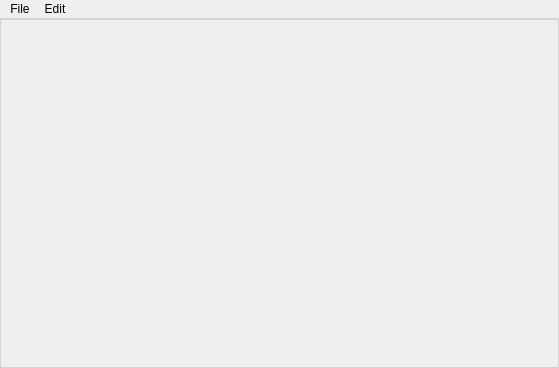
<?xml version="1.0" encoding="UTF-8"?>
<ui version="4.0">
 <class>MainWindow</class>
 <widget class="QMainWindow" name="MainWindow">
  <property name="geometry">
   <rect>
    <x>0</x>
    <y>0</y>
    <width>559</width>
    <height>368</height>
   </rect>
  </property>
  <property name="windowTitle">
   <string>Notepad</string>
  </property>
  <widget class="QWidget" name="centralWidget">
   <property name="styleSheet">
    <string notr="true"/>
   </property>
   <layout class="QGridLayout" name="gridLayout">
    <property name="leftMargin">
     <number>0</number>
    </property>
    <property name="topMargin">
     <number>0</number>
    </property>
    <property name="rightMargin">
     <number>0</number>
    </property>
    <property name="bottomMargin">
     <number>0</number>
    </property>
    <property name="spacing">
     <number>0</number>
    </property>
    <item row="0" column="0">
     <widget class="QLabel" name="label">
      <property name="sizePolicy">
       <sizepolicy hsizetype="Expanding" vsizetype="Expanding">
        <horstretch>0</horstretch>
        <verstretch>0</verstretch>
       </sizepolicy>
      </property>
      <property name="autoFillBackground">
       <bool>false</bool>
      </property>
      <property name="styleSheet">
       <string notr="true">background-color:&quot;White&quot;;
padding:2;
border: 1px solid lightgrey</string>
      </property>
      <property name="text">
       <string/>
      </property>
      <property name="alignment">
       <set>Qt::AlignLeading|Qt::AlignLeft|Qt::AlignTop</set>
      </property>
     </widget>
    </item>
   </layout>
  </widget>
  <widget class="QMenuBar" name="menuBar">
   <property name="geometry">
    <rect>
     <x>0</x>
     <y>0</y>
     <width>559</width>
     <height>22</height>
    </rect>
   </property>
   <widget class="QMenu" name="menuText_Editor">
    <property name="title">
     <string>File</string>
    </property>
    <addaction name="actionSave"/>
    <addaction name="actionSave_As"/>
    <addaction name="actionOpen"/>
   </widget>
   <widget class="QMenu" name="menuEdit">
    <property name="title">
     <string>Edit</string>
    </property>
    <addaction name="separator"/>
    <addaction name="actionCut"/>
    <addaction name="actionCopy"/>
    <addaction name="actionPaste"/>
   </widget>
   <addaction name="menuText_Editor"/>
   <addaction name="menuEdit"/>
  </widget>
  <action name="actionCut">
   <property name="text">
    <string>Cut (Ctrl+X)</string>
   </property>
  </action>
  <action name="actionCopy">
   <property name="text">
    <string>Copy (Ctrl+C)</string>
   </property>
  </action>
  <action name="actionPaste">
   <property name="text">
    <string>Paste (Ctrl +V)</string>
   </property>
  </action>
  <action name="actionSave">
   <property name="text">
    <string>Save</string>
   </property>
  </action>
  <action name="actionSave_As">
   <property name="text">
    <string>Save As</string>
   </property>
  </action>
  <action name="actionOpen">
   <property name="text">
    <string>Open</string>
   </property>
  </action>
 </widget>
 <layoutdefault spacing="6" margin="11"/>
 <resources/>
 <connections/>
</ui>
